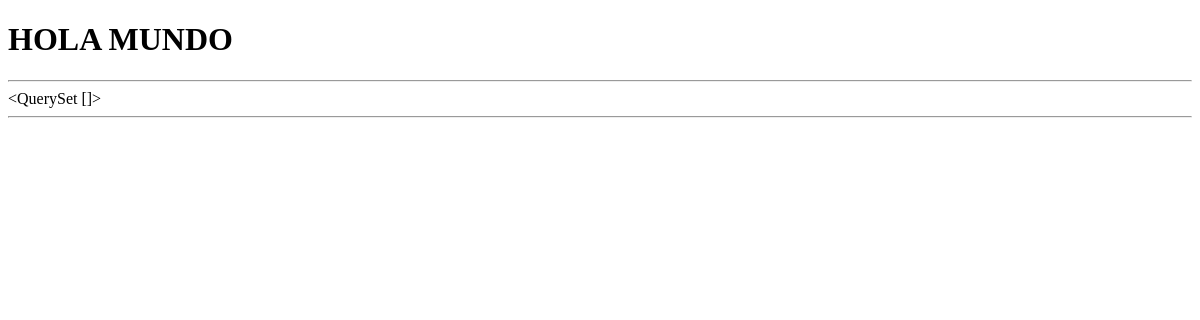
The app's page /, older data.
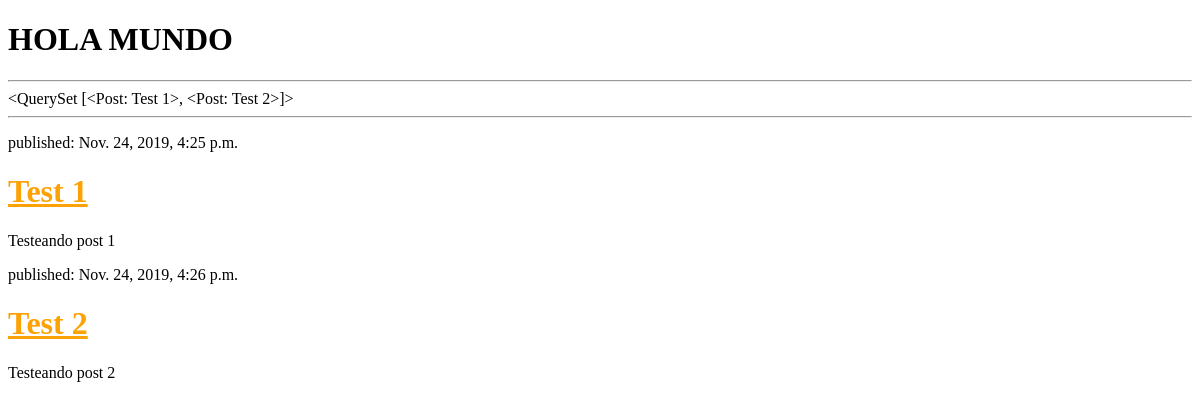
The same page, newer data.
### blog/models.py (models this page shows, shortened)
class Post(models.Model):
    author = models.ForeignKey('auth.User', on_delete=models.CASCADE)
    title = models.CharField(max_length=200)
    text = models.TextField()
    created_date = models.DateTimeField(
            default=timezone.now)
    published_date = models.DateTimeField(
            blank=True, null=True)
    def __str__(self):
        return self.title

### blog/views.py (the view)
# urls.py: url(r'^$', views.post_list),
def post_list(request):
    posts = Post.objects.filter(published_date__lte=timezone.now()).order_by('published_date')
    return render(request, 'blog/post_list.html', {'posts': posts})

### blog/templates/blog/post_list.html (shortened to what this page needs)
{% load staticfiles %}
<!DOCTYPE html>
<html lang="en">
<head>
    <link rel="stylesheet" href="{% static 'css/blog.css' %}">
</head>
<body>
    <h1>HOLA MUNDO</h1>
    <hr>
    {{ posts }}
    <hr>
    {% for post in posts %}
        <div>
            <p>published: {{ post.published_date }}</p>
            <h1><a href="">{{ post.title }}</a></h1>
            <p>{{ post.text|linebreaksbr }}</p>
        </div>
    {% endfor %}
</body>
</html>

### blog/static/css/blog.css (style rules this page uses)
h1 a { color: #FCA205; }

Row changes from the older to the newer data that the page shows:
added Post: title.title "<QuerySet [<Post: Test 1>, <Post: Test 2>]>", published_date "Nov. 24, 2019, 4:25 p.m.", title "Test 1", text "Testeando post 1"
added Post: published_date "Nov. 24, 2019, 4:26 p.m.", title "Test 2", text "Testeando post 2"
Text that changed along with them:
{{ posts }}: "<QuerySet []>" → (not shown)
